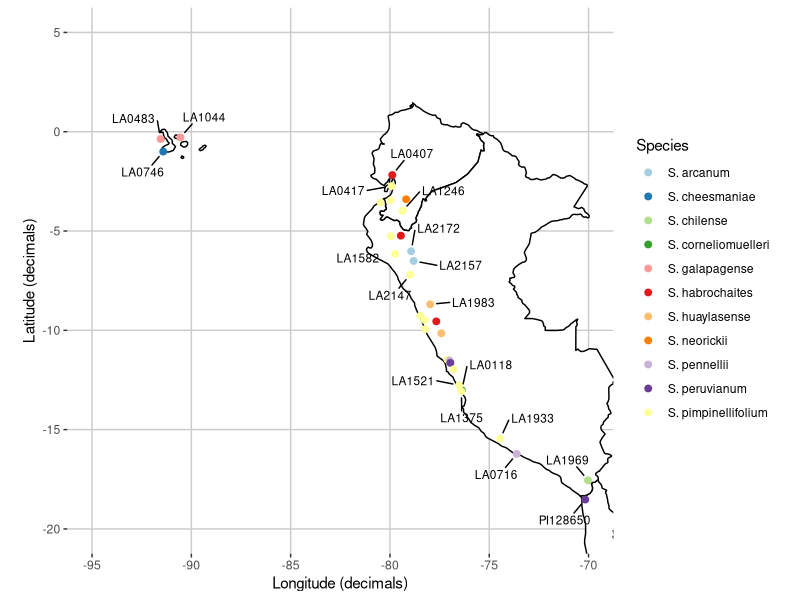

Generate this figure with R: (Note: this script raises an error after producing the figure.)
library(ggplot2)
library(RColorBrewer)
library(gridExtra)
library(ggrepel)

#ylim = Latitude; xlim = Longitude

#accession geographic coordinates
spec.loc <- read.csv("spec.loc.csv",header=TRUE)
row.names(spec.loc) <- spec.loc[,1]

#this will be a small inset of the entire country
mapa <- borders("world", regions = c("Brazil", "Uruguay", "Argentina", "French Guiana", "Suriname", "Colombia", "Venezuela",
                                     "Bolivia", "Ecuador", "Chile", "Paraguay", "Peru", "Guyana", "Panama"), 
                fill = "white", colour = "black")

MyMapa <- ggplot() + mapa + theme_bw() + theme_void()
  
#this is zoomed in so one can see the locations of the speices and accession
mapb <- borders("world", regions = c("Ecuador","Chile", "Peru"), 
                fill = "white", colour = "black")

MyMapb <- ggplot() + mapb + theme_bw() + xlab("Longitude (decimals)") + ylab("Latitude (decimals)") + 
  geom_point(data = spec.loc, mapping = aes(x = Long, y = Lat, color = Species), size=2) + 
  geom_text_repel(data = spec.loc, aes(Long, Lat, label = ID ),
                  color = 'black',
                  size  = 3,
                  box.padding = 0.7, point.padding = 0.5)+
  scale_color_brewer(palette = "Paired") +
  theme(panel.border = element_blank(), panel.grid.major = element_line(colour = "grey80"), panel.grid.minor = element_blank())

#zoom in further to excluded the tail of chile without collections. 
MyMapb<-MyMapb + coord_fixed( xlim=c(-95,-70), ylim=c(-20,5))

MyMapb

#png(file="test.png",w=1800,h=1800, res=300)
grid.newpage()
v1<-viewport(width = 1, height = 1, x = 0.5, y = 0.5) #plot area for the main map
v2<-viewport(width = 0.3, height = 0.3, x = 0.20, y = 0.30) #plot area for the inset map
print(MyMapb,vp=v1) 
print(MyMapa,vp=v2)
#dev.off()

